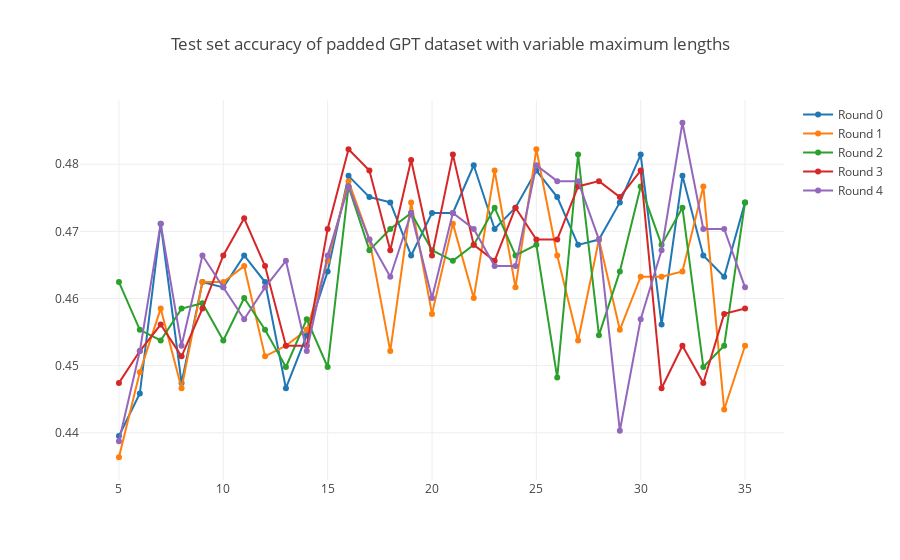

Source (notebook cell):
### Code cell
traces = gpt_rounds

# Create traces
def create_scatter(counter):
    acc_dict = traces[counter]
    
    return go.Scatter(
        x = list(acc_dict.keys()),
        y = list(acc_dict.values()),
        mode = 'lines+markers',
        name = 'Round ' + str(counter)
    )

trace_data = [create_scatter(trace) for trace in range(len(traces))]

layout = go.Layout(
    title = 'Test set accuracy of padded GPT dataset with variable maximum lengths',
)

fig = go.Figure(data = trace_data, layout = layout)

iplot(fig)
